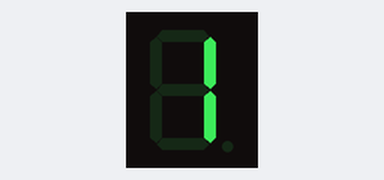
Bench run of a sketch on a simulated Arduino Uno, built with avr-gcc and run on an emulated ATmega328P. Shown: 1-digit seven-segment display. Wiring (inferred from the names in the program): 1-digit 7-segment display, segments lit when HIGH: segments pin 2, pin 3, pin 4, pin 5, pin 7, pin 8, pin 9, pin 6. The segment pins are drawn as the display they are named for.

Above: at 0.1 s.
At 1.1 s:
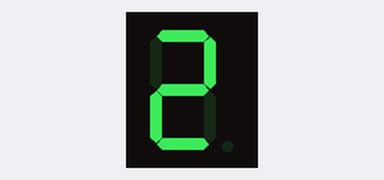
At 2.1 s:
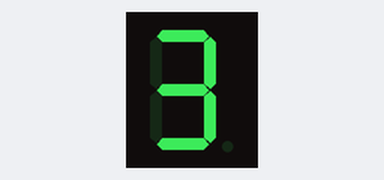
At 4.1 s:
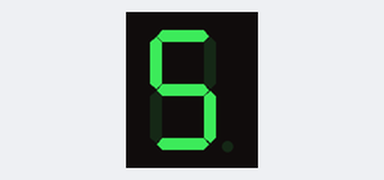
At 6.1 s:
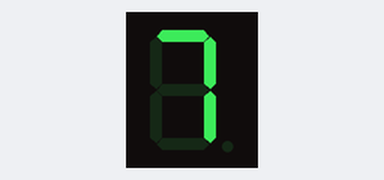
At 8.1 s:
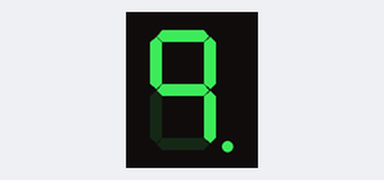

The sketch:

seven_segment.ino
```cpp
int E = 7;
int D = 5;
int C = 4;
int DP = 6;
int B = 3;
int A = 2;
int F = 8;
int G = 9;
int timer = 1000;

void setup() {
  pinMode (E, OUTPUT);
  pinMode (D, OUTPUT);
  pinMode (C, OUTPUT);
  pinMode (DP, OUTPUT);
  pinMode (B, OUTPUT);
  pinMode (A, OUTPUT);
  pinMode (F, OUTPUT);
  pinMode (G, OUTPUT);
}

void one() {
  digitalWrite (E, LOW);
  digitalWrite (D, LOW);
  digitalWrite (C, HIGH);
  digitalWrite (DP, LOW);
  digitalWrite (B, HIGH);
  digitalWrite (A, LOW);
  digitalWrite (F, LOW);
  digitalWrite (G, LOW);
}

void two() {
  digitalWrite (E, HIGH);
  digitalWrite (D, HIGH);
  digitalWrite (C, LOW);
  digitalWrite (DP, LOW);
  digitalWrite (B, HIGH);
  digitalWrite (A, HIGH);
  digitalWrite (F, LOW);
  digitalWrite (G, HIGH);
}

void three() {
  digitalWrite (E, LOW);
  digitalWrite (D, HIGH);
  digitalWrite (C, HIGH);
  digitalWrite (DP, LOW);
  digitalWrite (B, HIGH);
  digitalWrite (A, HIGH);
  digitalWrite (F, LOW);
  digitalWrite (G, HIGH);
}

void four() {
  digitalWrite (E, LOW);
  digitalWrite (D, LOW);
  digitalWrite (C, HIGH);
  digitalWrite (DP, LOW);
  digitalWrite (B, HIGH);
  digitalWrite (A, LOW);
  digitalWrite (F, HIGH);
  digitalWrite (G, HIGH);
}

void five() {
  digitalWrite (E, LOW);
  digitalWrite (D, HIGH);
  digitalWrite (C, HIGH);
  digitalWrite (DP, LOW);
  digitalWrite (B, LOW);
  digitalWrite (A, HIGH);
  digitalWrite (F, HIGH);
  digitalWrite (G, HIGH);
}

void six() {
  digitalWrite (E, HIGH);
  digitalWrite (D, HIGH);
  digitalWrite (C, HIGH);
  digitalWrite (DP, HIGH);
  digitalWrite (B, LOW);
  digitalWrite (A, HIGH);
  digitalWrite (F, HIGH);
  digitalWrite (G, HIGH);
}

void seven() {
  digitalWrite (E, LOW);
  digitalWrite (D, LOW);
  digitalWrite (C, HIGH);
  digitalWrite (DP, LOW);
  digitalWrite (B, HIGH);
  digitalWrite (A, HIGH);
  digitalWrite (F, LOW);
  digitalWrite (G, LOW);
}

void eight() {
  digitalWrite (E, HIGH);
  digitalWrite (D, HIGH);
  digitalWrite (C, HIGH);
  digitalWrite (DP, LOW);
  digitalWrite (B, HIGH);
  digitalWrite (A, HIGH);
  digitalWrite (F, HIGH);
  digitalWrite (G, HIGH);
}

void nine() {
  digitalWrite (E, LOW);
  digitalWrite (D, LOW);
  digitalWrite (C, HIGH);
  digitalWrite (DP, HIGH);
  digitalWrite (B, HIGH);
  digitalWrite (A, HIGH);
  digitalWrite (F, HIGH);
  digitalWrite (G, HIGH);
}

void loop() {
  one();
  delay(timer);

  two();
  delay(timer);

  three();
  delay(timer);

  four();
  delay(timer);

  five();
  delay(timer);

  six();
  delay(timer);

  seven();
  delay(timer);

  eight();
  delay(timer);

  nine();
  delay(timer);
}
```

Measured:
- by itself, everything shown: repeats every 9.0 s, in 9 steps
- what the display in image 1 shows lasts 1.0 s, from 1.0 s to 2.0 s
